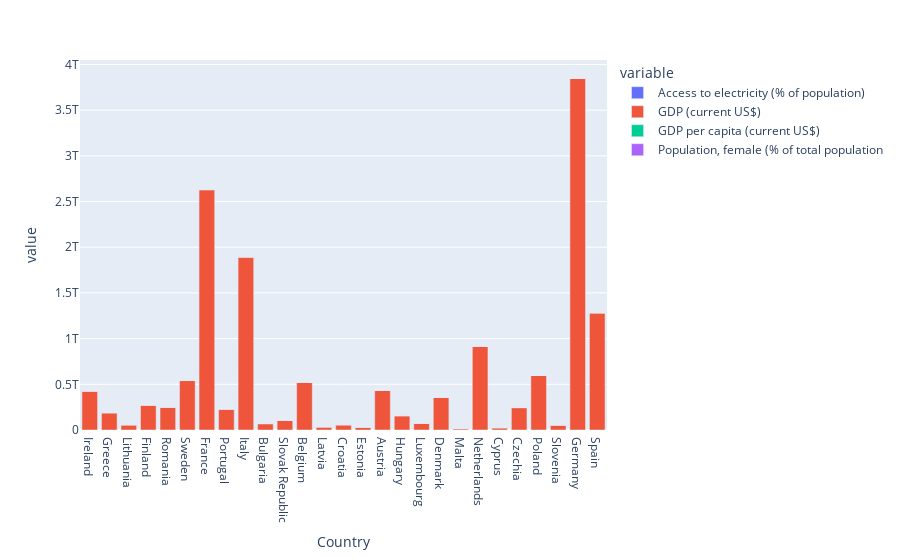

Here is the notebook cell this chart was saved with:
### Code cell
# chart the data

fig = px.bar(df, x=df.index, y=df.columns)
fig.show()

### Figure 1 — Plotly figure (JSON) as saved in the notebook; plotly's stock layout.template omitted (floating-point values rounded to 4 significant figures)
{"data": [{"alignmentgroup": "True", "hovertemplate": "variable=Access to electricity (% of population)<br>Country=%{x}<br>value=%{y}<extra></extra>", "legendgroup": "Access to electricity (% of population)", "marker": {"color": "#636efa", "pattern": {"shape": ""}}, "name": "Access to electricity (% of population)", "offsetgroup": "Access to electricity (% of population)", "orientation": "v", "showlegend": true, "textposition": "auto", "type": "bar", "x": ["Ireland", "Greece", "Lithuania", "Finland", "Romania", "Sweden", "France", "Portugal", "Italy", "Bulgaria", "Slovak Republic", "Belgium", "Latvia", "Croatia", "Estonia", "Austria", "Hungary", "Luxembourg", "Denmark", "Malta", "Netherlands", "Cyprus", "Czechia", "Poland", "Slovenia", "Germany", "Spain"], "xaxis": "x", "y": [100, 100, 100, 100, 100, 100, 100, 100, 100, 99.7, 100, 100, 100, 100, 100, 100, 100, 100, 100, 100, 100, 100, 100, 100, 100, 100, 100], "yaxis": "y"}, {"alignmentgroup": "True", "hovertemplate": "variable=GDP (current US$)<br>Country=%{x}<br>value=%{y}<extra></extra>", "legendgroup": "GDP (current US$)", "marker": {"color": "#EF553B", "pattern": {"shape": ""}}, "name": "GDP (current US$)", "offsetgroup": "GDP (current US$)", "orientation": "v", "showlegend": true, "textposition": "auto", "type": "bar", "x": ["Ireland", "Greece", "Lithuania", "Finland", "Romania", "Sweden", "France", "Portugal", "Italy", "Bulgaria", "Slovak Republic", "Belgium", "Latvia", "Croatia", "Estonia", "Austria", "Hungary", "Luxembourg", "Denmark", "Malta", "Netherlands", "Cyprus", "Czechia", "Poland", "Slovenia", "Germany", "Spain"], "xaxis": "x", "y": [425900000000.0, 188800000000.0, 56550000000.0, 271800000000.0, 249500000000.0, 541500000000.0, 2630000000000.0, 228500000000.0, 1893000000000.0, 69890000000.0, 105200000000.0, 521700000000.0, 33650000000.0, 57200000000.0, 30650000000.0, 433300000000.0, 156700000000.0, 73350000000.0, 356100000000.0, 14920000000.0, 913900000000.0, 24690000000.0, 245300000000.0, 596600000000.0, 53590000000.0, 3846000000000.0, 1281000000000.0], "yaxis": "y"}, {"alignmentgroup": "True", "hovertemplate": "variable=GDP per capita (current US$)<br>Country=%{x}<br>value=%{y}<extra></extra>", "legendgroup": "GDP per capita (current US$)", "marker": {"color": "#00cc96", "pattern": {"shape": ""}}, "name": "GDP per capita (current US$)", "offsetgroup": "GDP per capita (current US$)", "orientation": "v", "showlegend": true, "textposition": "auto", "type": "bar", "x": ["Ireland", "Greece", "Lithuania", "Finland", "Romania", "Sweden", "France", "Portugal", "Italy", "Bulgaria", "Slovak Republic", "Belgium", "Latvia", "Croatia", "Estonia", "Austria", "Hungary", "Luxembourg", "Denmark", "Malta", "Netherlands", "Cyprus", "Czechia", "Poland", "Slovenia", "Germany", "Spain"], "xaxis": "x", "y": [85420.0, 17650.0, 20230.0, 49160.0, 12960.0, 52300.0, 39040.0, 22190.0, 31830.0, 10080.0, 19270.0, 45190.0, 17700.0, 14130.0, 23050.0, 48590.0, 16080.0, 116400.0, 61060.0, 28950.0, 52400.0, 27680.0, 22930.0, 15740.0, 25490.0, 46250.0, 27060.0], "yaxis": "y"}, {"alignmentgroup": "True", "hovertemplate": "variable=Population, female (% of total population<br>Country=%{x}<br>value=%{y}<extra></extra>", "legendgroup": "Population, female (% of total population", "marker": {"color": "#ab63fa", "pattern": {"shape": ""}}, "name": "Population, female (% of total population", "offsetgroup": "Population, female (% of total population", "orientation": "v", "showlegend": true, "textposition": "auto", "type": "bar", "x": ["Ireland", "Greece", "Lithuania", "Finland", "Romania", "Sweden", "France", "Portugal", "Italy", "Bulgaria", "Slovak Republic", "Belgium", "Latvia", "Croatia", "Estonia", "Austria", "Hungary", "Luxembourg", "Denmark", "Malta", "Netherlands", "Cyprus", "Czechia", "Poland", "Slovenia", "Germany", "Spain"], "xaxis": "x", "y": [50.36, 50.92, 53.72, 50.68, 51.38, 49.91, 51.6, 52.69, 51.31, 51.44, 51.31, 50.44, 53.91, 51.79, 52.62, 50.71, 52.4, 49.43, 50.29, 49.85, 50.18, 50.01, 50.77, 51.55, 50.2, 50.57, 50.85], "yaxis": "y"}], "layout": {"barmode": "relative", "legend": {"title": {"text": "variable"}, "tracegroupgap": 0}, "margin": {"t": 60}, "xaxis": {"anchor": "y", "domain": [0, 1], "title": {"text": "Country"}}, "yaxis": {"anchor": "x", "domain": [0, 1], "title": {"text": "value"}}}}
